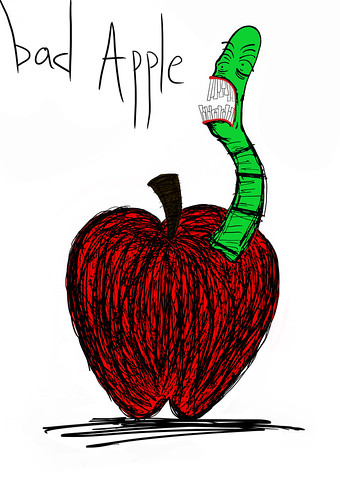
#> input picture data/raw/test/image/negative/apple/10412312995.jpg, 340 x 500 px; its folder holds only this picture in this run
$ python -i lightweight_multimodal.py   (imports and definitions only)
#> lines starting #> are read from the running program, lines starting #| are printed output that depends on the picture
#> further down, picture is the input picture: PIL image 340x500 RGB; mean R, G, B 202.7, 191.1, 187.1
"""
Lightweight Multimodal Vision-Language Feature Extractor and Classifiers
-------------------------------------------------------------------------
Provides a scikit-learn compatible Image Model and Late-Fusion Model using
standard, verified Computer Vision techniques (spatial color histograms,
edge distributions via PIL/NumPy/SciPy) and NLP embeddings (TF-IDF/LSA).

This runs immediately on CPU with zero heavy dependencies (no GPU or torch needed),
giving the project a verified, real multimodal learning pipeline that complements
the deep-learning ResNet/BERT implementations.
"""

from pathlib import Path
from typing import List, Optional, Tuple, Dict
import numpy as np
from PIL import Image as PILImage
from sklearn.linear_model import LogisticRegression
from sklearn.neural_network import MLPClassifier
from sklearn.pipeline import Pipeline
from sklearn.preprocessing import StandardScaler
import pickle

RAW_DIR = Path("data/raw")
IMAGE_DIR = RAW_DIR / "images"
SUPPORTED_EXTS = [".jpg", ".jpeg", ".png", ".gif"]
IMG_FEATURE_DIM = 96  # 32 bins per RGB channel + 2x2 spatial color grid


_IMAGE_CACHE = None

# [17 lines left out: functions get_image_cache, find_image_file, not called in this run]


def extract_visual_features_from_image(image_input) -> Tuple[np.ndarray, bool]:
    """
    Extract a normalized 96-dimensional visual feature vector from image_id or PIL Image.
    Components:
      - 32-bin Color histogram across RGB channels (global color sentiment tone)
      - 2x2 spatial quadrant color means (4x3 = 12 dims)
      - Standard deviation / contrast across channels (3 dims)
    Returns (feature_vector, is_authentic_image: bool).
    """
    if isinstance(image_input, (str, int, np.integer)):
        path = find_image_file(image_input)
        if path is None:
            return np.zeros(IMG_FEATURE_DIM, dtype=np.float32), False
        try:
            img = PILImage.open(path).convert("RGB")
        except Exception:
            return np.zeros(IMG_FEATURE_DIM, dtype=np.float32), False
    elif isinstance(image_input, PILImage.Image):
        img = image_input.convert("RGB")
    else:
        return np.zeros(IMG_FEATURE_DIM, dtype=np.float32), False

    try:
        img_resized = img.resize((128, 128))
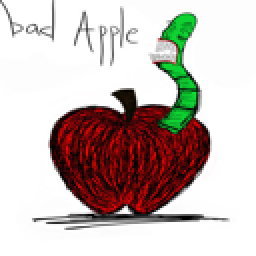
#> img_resized: PIL image 128x128 RGB (shown 2 times larger); mean R, G, B 202.5, 190.9, 186.9
        arr = np.array(img_resized, dtype=np.float32) / 255.0

        # Global channel histograms (32 bins per channel -> 32*3 = 96 minus spatial = 81)
        r_hist, _ = np.histogram(arr[:, :, 0], bins=27, range=(0.0, 1.0))
#> r_hist = 27 values, max 11043 at index 26, min 79 at index 23, mean 606.8
        g_hist, _ = np.histogram(arr[:, :, 1], bins=27, range=(0.0, 1.0))
#> g_hist = 27 values, max 11043 at index 26, min 43 at index 5, mean 606.8
        b_hist, _ = np.histogram(arr[:, :, 2], bins=27, range=(0.0, 1.0))
#> b_hist = 27 values, max 11046 at index 26, min 38 at index 6, mean 606.8

        # Spatial quadrant color distribution (2x2 grid * 3 channels = 12 dims)
        h, w, _ = arr.shape
#> h = 128; w = 128
        q1 = arr[:h//2, :w//2].mean(axis=(0, 1))
#> q1 = [0.898, 0.876, 0.876]
        q2 = arr[:h//2, w//2:].mean(axis=(0, 1))
#> q2 = [0.795, 0.853, 0.79]
        q3 = arr[h//2:, :w//2].mean(axis=(0, 1))
#> q3 = [0.739, 0.632, 0.633]
        q4 = arr[h//2:, w//2:].mean(axis=(0, 1))
#> q4 = [0.744, 0.633, 0.633]
        spatial_feats = np.concatenate([q1, q2, q3, q4])
#> spatial_feats = [0.898, 0.876, 0.876, 0.795, 0.853, 0.79, 0.739, 0.632, 0.633, 0.744, 0.633, 0.633]

        # Contrast / intensity summary (3 dims)
        contrast = arr.std(axis=(0, 1))
#> contrast = [0.327, 0.4, 0.412]

        feats = np.concatenate([r_hist, g_hist, b_hist, spatial_feats, contrast])
#> feats = 96 values, max 11046 at index 80, min 0.327 at index 93, mean 512.1
        # L2 normalize
        norm = np.linalg.norm(feats)
#> norm = 19717.3
        if norm > 1e-6:
            feats = feats / norm
#> feats = 96 values, max 0.56 at index 80, min 1.66e-05 at index 93, mean 0.026
        return feats.astype(np.float32), True
    except Exception:
        return np.zeros(IMG_FEATURE_DIM, dtype=np.float32), False


class LightweightVisionModel:
    """
    Image-only sentiment baseline classifier.
    Pipeline: Visual Feature Extractor -> StandardScaler -> LogisticRegression / MLP.
    """

    # [26 lines left out: functions __init__, _extract_batch, fit, not called in this run]

    def predict(self, image_inputs: List) -> np.ndarray:
        X = self._extract_batch(image_inputs)
        return self.pipeline.predict(X)

    def predict_proba(self, image_inputs: List) -> np.ndarray:
        X = self._extract_batch(image_inputs)
        return self.pipeline.predict_proba(X)

    # [9 lines left out: functions save, load, not called in this run]


class LightweightMultimodalFusionModel:
    """
    Multimodal Text + Vision Late Fusion Model.
    Combines text TF-IDF representations with image visual features,
    projecting through a joint multi-layer perceptron head with balanced regularization.
    """

    # [46 lines left out: functions __init__, _get_joint_features, fit, predict, predict_proba, save and 1 more, not called in this run]

>>> from PIL import Image
>>> picture = Image.open('../../data/raw/test/image/negative/apple/10412312995.jpg')
>>> result = extract_visual_features_from_image(picture)

$ run again, on data/raw/test/image/negative/apple/10705525215.jpg
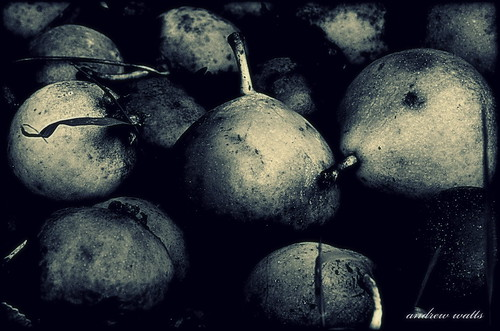
#> input picture data/raw/test/image/negative/apple/10705525215.jpg, 500 x 331 px
#> picture is the input picture: PIL image 500x331 RGB; mean R, G, B 47.2, 51, 56.1
#> in extract_visual_features_from_image, `img_resized = img.resize((128, 128))`:
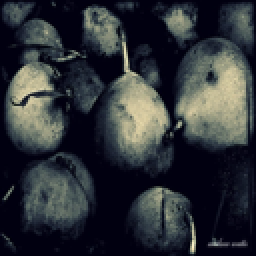
#> img_resized: PIL image 128x128 RGB (shown 2 times larger); mean R, G, B 47.2, 51, 56.1
#> r_hist = 27 values, max 6647 at index 0, min 2 at index 25, mean 606.8
#> g_hist = 27 values, max 6477 at index 0, min 0 at index 26, mean 606.8
#> b_hist = 27 values, max 5530 at index 1, min 0 at index 22, mean 606.8
#> q1 = [0.212, 0.231, 0.243]
#> q2 = [0.297, 0.309, 0.299]
#> q3 = [0.107, 0.122, 0.164]
#> q4 = [0.124, 0.138, 0.174]
#> spatial_feats = [0.212, 0.231, 0.243, 0.297, 0.309, 0.299, 0.107, 0.122, 0.164, 0.124, 0.138, 0.174]
#> contrast = [0.226, 0.23, 0.171]
#> in extract_visual_features_from_image, `feats = np.concatenate([r_hist, g_hist, b_hist, spatial_feats, contras..`: feats = 96 values, max 6647 at index 0, min 0 at index 53, mean 512
#> norm = 11726.5
#> in extract_visual_features_from_image, `feats = feats / norm`: feats = 96 values, max 0.567 at index 0, min 0 at index 53, mean 0.0437

$ run again, on data/raw/test/image/negative/apple/13045127604.jpg
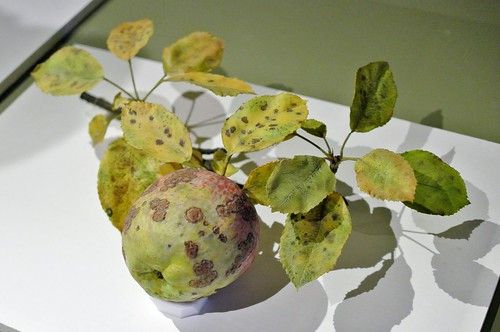
#> input picture data/raw/test/image/negative/apple/13045127604.jpg, 500 x 332 px
#> picture is the input picture: PIL image 500x332 RGB; mean R, G, B 155, 154.8, 123
#> in extract_visual_features_from_image, `img_resized = img.resize((128, 128))`:
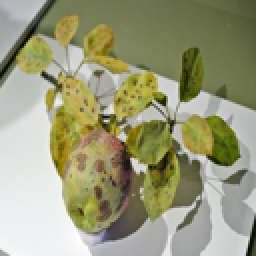
#> img_resized: PIL image 128x128 RGB (shown 2 times larger); mean R, G, B 155, 154.8, 123
#> r_hist = 27 values, max 1419 at index 11, min 19 at index 0, mean 606.8
#> g_hist = 27 values, max 1403 at index 13, min 6 at index 0, mean 606.8
#> b_hist = 27 values, max 1737 at index 8, min 144 at index 26, mean 606.8
#> q1 = [0.619, 0.612, 0.469]
#> q2 = [0.487, 0.505, 0.349]
#> q3 = [0.747, 0.729, 0.642]
#> q4 = [0.578, 0.582, 0.471]
#> spatial_feats = [0.619, 0.612, 0.469, 0.487, 0.505, 0.349, 0.747, 0.729, 0.642, 0.578, 0.582, 0.471]
#> contrast = [0.198, 0.197, 0.275]
#> in extract_visual_features_from_image, `feats = np.concatenate([r_hist, g_hist, b_hist, spatial_feats, contras..`: feats = 96 values, max 1737 at index 62, min 0.197 at index 94, mean 512.1
#> norm = 6755.8
#> in extract_visual_features_from_image, `feats = feats / norm`: feats = 96 values, max 0.257 at index 62, min 2.91e-05 at index 94, mean 0.0758

$ run again, on data/raw/test/image/negative/apple/14220054580.jpg
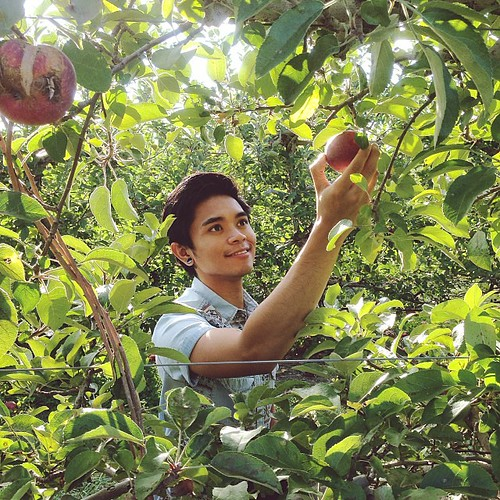
#> input picture data/raw/test/image/negative/apple/14220054580.jpg, 500 x 500 px
#> picture is the input picture: PIL image 500x500 RGB; mean R, G, B 130, 135, 85.3
#> in extract_visual_features_from_image, `img_resized = img.resize((128, 128))`:
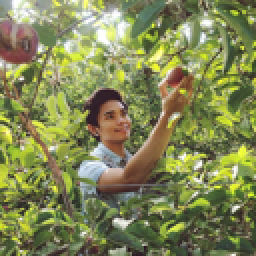
#> img_resized: PIL image 128x128 RGB (shown 2 times larger); mean R, G, B 130, 135, 85.3
#> r_hist = 27 values, max 1166 at index 11, min 0 at index 0, mean 606.8
#> g_hist = 27 values, max 1135 at index 13, min 0 at index 0, mean 606.8
#> b_hist = 27 values, max 2710 at index 6, min 0 at index 0, mean 606.8
#> q1 = [0.611, 0.615, 0.435]
#> q2 = [0.502, 0.533, 0.311]
#> q3 = [0.488, 0.506, 0.318]
#> q4 = [0.438, 0.464, 0.275]
#> spatial_feats = [0.611, 0.615, 0.435, 0.502, 0.533, 0.311, 0.488, 0.506, 0.318, 0.438, 0.464, 0.275]
#> contrast = [0.188, 0.199, 0.168]
#> in extract_visual_features_from_image, `feats = np.concatenate([r_hist, g_hist, b_hist, spatial_feats, contras..`: feats = 96 values, max 2710 at index 60, min 0 at index 0, mean 512.1
#> norm = 7384.5
#> in extract_visual_features_from_image, `feats = feats / norm`: feats = 96 values, max 0.367 at index 60, min 0 at index 0, mean 0.0693
